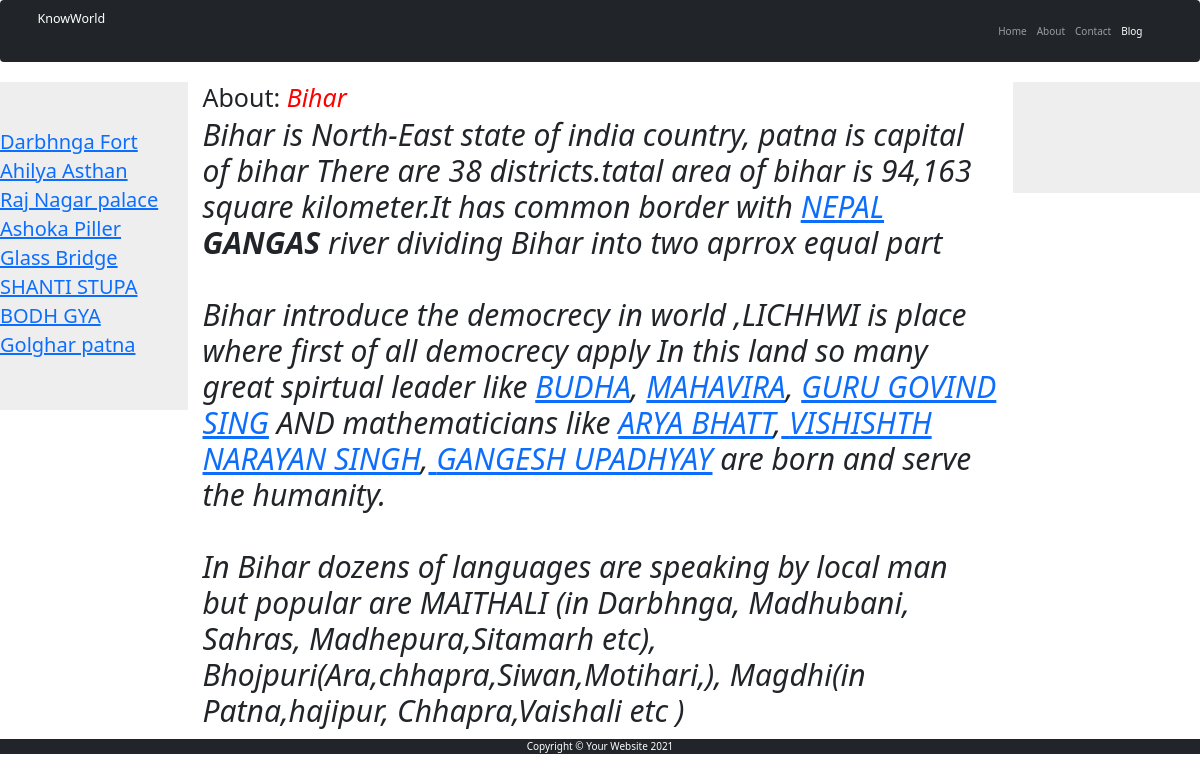
Screenshot of /individual.php?rid=13 with the database file from the repository.
### tables this page shows
CREATE TABLE `post` (
  `sno` int(4) NOT NULL,
  `rno` int(4) NOT NULL,
  `heading` varchar(255) NOT NULL,
  `image` text DEFAULT NULL,
  `content` longtext NOT NULL
);

CREATE TABLE `religion` (
  `rno` int(4) NOT NULL,
  `rname` text NOT NULL,
  `intro` longtext NOT NULL
);

### individual.php (the view, shortened to what this page needs)
<!DOCTYPE html>
<html lang="en">
    <head>
  <link rel="stylesheet" href="https://maxcdn.bootstrapcdn.com/bootstrap/3.3.6/css/bootstrap.min.css">
        <link href="css/styles.css" rel="stylesheet" />
    </head>
    <body>
       <?php
       include'db.php';
       include'header.php';
       ?>
        <?php
        if(isset($_GET['rid']))
        {
        $rno=$_GET['rid'];
        $sql1="SELECT * FROM post where rno=$rno;";
        $r2=mysqli_query($connect,$sql1);
        ?>
     <div class="row">
            <div class="col-md-2">
             <div class='jumbotron'>
             <?php
             while($rows1=mysqli_fetch_assoc($r2))
             {
            $head1=$rows1['heading'];
            $sno=$rows1['sno'];
          ?>
     <h2><?php echo "<a href='individual1.php?id=$sno'>$head1</a>";?></h2>
  <?php }} ?>
    </div>
    </div>
    <div class="col-md-8">
     <?php
         $sql2="SELECT * FROM religion where rno=$rno;";
         $r3=mysqli_query($connect,$sql2);
         $row3=mysqli_fetch_assoc($r3);
         $intro=$row3['intro'];
         $rname=$row3['rname'];
         ?>
        <h1>About:<i style='color:red;'> <?php echo $rname;?></i><h1>
        <p ><i style=" font-size:30px;"><?php echo $intro;?> </i> <p>
       </div>
    <div class="col-md-2">
    <div class='jumbotron'>
    </div>
    </div>
    </div>
        <footer class="bg-dark">
            <div class="container"><p class="m-0 text-center text-white">Copyright &copy; Your Website 2021</p></div>
        </footer>
    </body>
</html>

### header.php (shortened to what this page needs)
<nav class="navbar navbar-expand-lg navbar-dark bg-dark">
           <div class="container">
               <a class="navbar-brand" href="">KnowWorld</a>
               <div class="collapse navbar-collapse" id="navbarSupportedContent">
                   <ul class="navbar-nav ms-auto mb-2 mb-lg-0">
                       <li class="nav-item"><a class="nav-link" href="index.php">Home</a></li>
                       <li class="nav-item"><a class="nav-link" href="#!">About</a></li>
                       <li class="nav-item"><a class="nav-link" href="#!">Contact</a></li>
                       <li class="nav-item"><a class="nav-link active" aria-current="page" href="#">Blog</a></li>
                   </ul>
               </div>
           </div>
       </nav>

### rows the page displays
post: heading "Darbhnga Fort"
post: heading "Ahilya Asthan"
post: heading "Raj Nagar palace"
post: heading "Ashoka Piller"
post: heading "Glass Bridge"
post: heading "SHANTI STUPA"
post: heading "BODH GYA"
post: heading "Golghar patna"
religion: rname "Bihar", intro "Bihar is North-East state of india country, patna is capital of bihar There are 38 districts.tatal area of bihar is 94,163 square kilometer.It has common border with NEPAL GANGAS river dividing Bihar into two aprrox equal part Bihar introduce the democrecy in world ,LICHHWI is place where first of all democrecy apply In this land so many great spirtual leader like BUDHA , MAHAVIRA , GURU GOVIND SING AND mathematicians like ARYA BHATT , VISHISHTH NARAYAN SINGH , GANGESH UPADHYAY are born and serve the humanity. In Bihar dozens of languages are speaking by local man but popular are MAITHALI (in Darbhnga, Madhubani, Sahras, Madhepura,Sitamarh etc), Bhojpuri(Ara,chhapra,Siwan,Motihari,),…"
